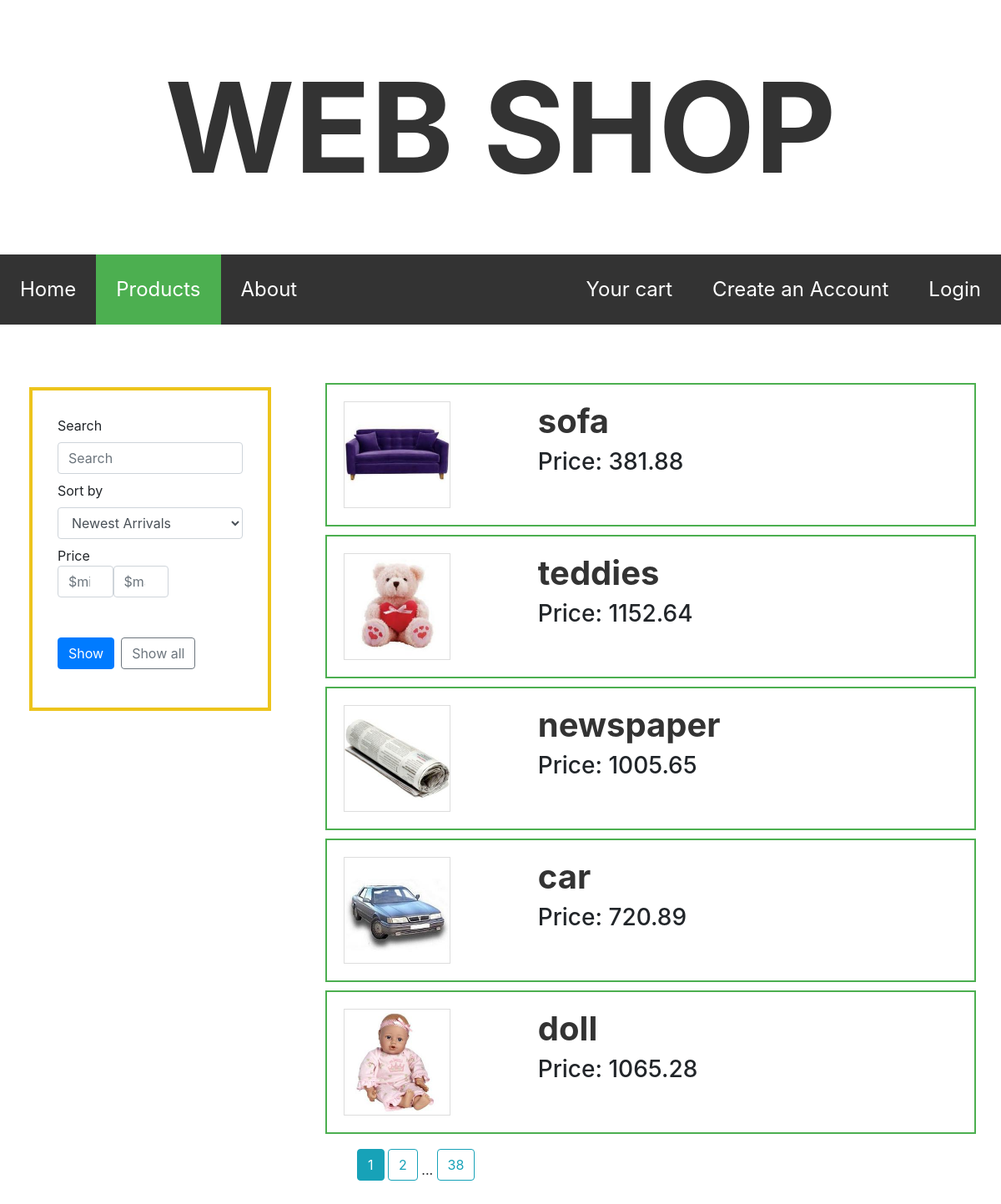
The page /products on the database as committed earlier.
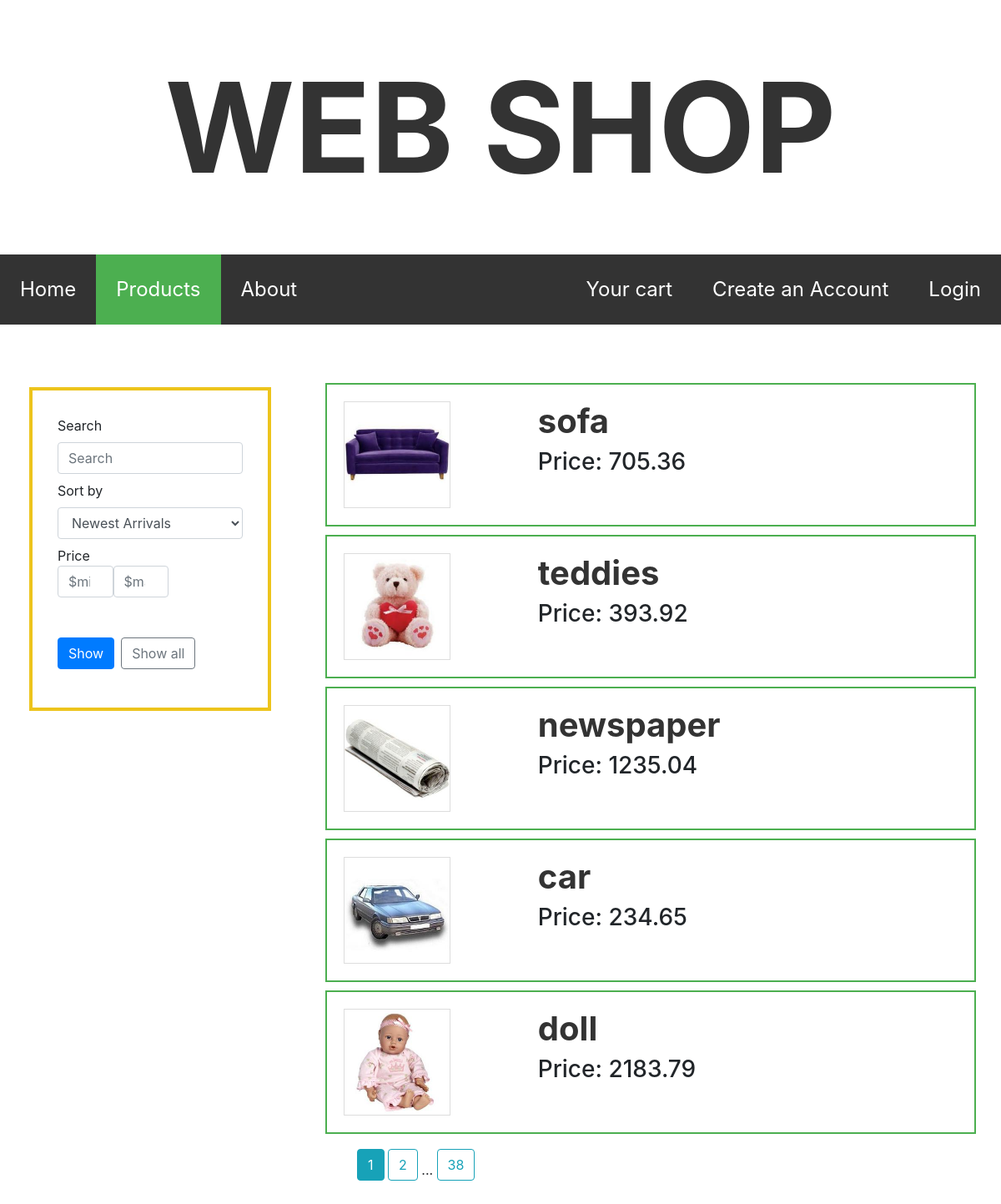
The same page on the database as committed later.
### web_shop/models.py (models this page shows, shortened)
class Product(db.Model):
    id = db.Column(db.Integer(), primary_key=True)
    name = db.Column(db.String(80), nullable=False, unique=True)
    price = db.Column(db.Integer(), nullable=False)  # in cents
    description = db.Column(db.Text(), default='XDDDD', nullable=False)
    date_added = db.Column(db.DateTime(), nullable=False, default=datetime.utcnow)
    image = db.Column(db.String(), nullable=False, default='pokemon.jpg')

### web_shop/routes.py (the view)
@app.route('/products', methods=['POST', 'GET'])
def products():
    form = FilterForm()
    if form.validate_on_submit():  # redirect with filter arguments
        if form.show_all.data:
            return redirect(url_for('products'))
        return redirect(url_for('products', search=form.search.data, sort=form.sort.data,
                                min=form.min_price.data, max=form.max_price.data))
    min = request.args.get('min')
    if min:
        min_price = Decimal(min) * 100
    else:
        min_price = 0
    max = request.args.get('max')
    if max:
        max_price = Decimal(max) * 100
    else:
        max_price = float('inf')
    search = request.args.get('search') or ''
    sort = request.args.get('sort') or 'Newest Arrivals'
    products = Product.query.filter(Product.name.like(f"%{search}%"))
    products = products.filter(Product.price >= min_price, Product.price <= max_price)
    if sort == 'A-Z':
        products = products.order_by(Product.name)
    elif sort == 'Z-A':
        products = products.order_by(Product.name.desc())
    elif sort == 'price_decreasing':
        products = products.order_by(Product.price.desc())
    elif sort == 'price-increasing':
        products = products.order_by(Product.price)
    elif sort == 'Newest Arrivals':
        products = products.order_by(Product.date_added)
    page = request.args.get('page', 1, type=int)  # if only had i known this earlier
    products = products.paginate(per_page=5, page=page)
    form.search.data = request.args.get('search')
    form.sort.data = sort
    if min:
        form.min_price.data = Decimal(min)
    else:
        form.min_price.data = None
    if max:
        form.max_price.data = Decimal(max)
    else:
        form.max_price.data = None
    args = {'search': search, 'sort': sort, 'min': min, 'max': max}
    return render_template('products.html', title='Products', active='products', products=products,
                           form=form, page=page, args=args, cart=session.get('cart'), Product=Product, show_modal=False)

### web_shop/forms.py
class FilterForm(FlaskForm):
    search = StringField(label='Search', default='')
    sort = SelectField(label='Sort by', default='Newest Arrivals',
                       choices=[('A-Z', 'A-Z'), ('Z-A', 'Z-A'), ('price_decreasing', 'Price: High to Low'),
                                ('price-increasing', 'Price: Low to high'), ('Newest Arrivals', 'Newest Arrivals')])
    min_price = DecimalField(label="Min price", validators=[Optional()])
    max_price = DecimalField(label="Max price", validators=[Optional()])
    submit = SubmitField(label='Show')
    show_all = SubmitField(label='Show all')

### web_shop/templates/products.html (shortened to what this page needs)
{% extends "layout.html" %}
{% block content %}
<div class="left-content">
    <form method="POST">
        <fieldset class="filter-border">
            <div class="form-group mb-2" style="width:100%">
                {{ form.search.label(class="form-control-label") }}
                {{ form.search(class="form-control", placeholder="Search") }}
            </div>
            <div class="form-group mb-2">
                {{ form.sort.label(class="form-control-label") }}
                {{ form.sort(class="form-control") }}
            </div>
            <div class="form-group mb-2">
                <span>Price</span>
                <div class="d-flex">
                    <div style="width:30%">
                        {{ form.min_price(class="form-control", placeholder="$min") }}
                    </div>
                    <div style="width:30%">
                        {{ form.max_price(class="form-control", placeholder="$max") }}
                    </div>
                </div>
            </div>
            <div class="form-group d-flex mt-5">
                {{ form.submit(class="btn btn-primary mr-1") }}
                {{ form.show_all(class="btn btn-outline-secondary ml-1") }}
            </div>
        </fieldset>
    </form>
</div>
<div class="main-content">
    {% for product in products.items %}
        <fieldset class="product-border">
            <div class="left-content" style="padding:10;">
                <img class="product-image" src="{{ url_for('static', filename='pictures/' +product.image) }}">
            </div>
            <div class="main-content" style="padding:10;">
                <h1><a class="product-title" href="{{ url_for('this_product', product_id=product.id) }}">{{ product.name }}</a></h1>
                <h3>Price: {{ "{:.2f}".format(product.price / 100) }}</h3>
            </div>
        </fieldset>
    {% endfor %}
    <footer class="ml-5">
        {% for page_num in products.iter_pages(left_edge=2, left_current=1, right_current=2, right_edge=1) %}
            {% if page_num %}
                {% if page_num == page %}
                    <a class="btn btn-info mb-4 mt-2" href="">{{ page_num }}</a>
                {% else %}
                    <a class="btn btn-outline-info mb-4 mt-2" href="{{ url_for('products', page=page_num, **args) }}">{{ page_num }}</a>
                {% endif %}
            {% else %}
                <span class="mt-5 mb-4">...</span>
            {% endif %}
        {% endfor %}
    </footer>
</div>
{% endblock content %}

### web_shop/templates/layout.html (shortened to what this page needs)
<!DOCTYPE html>
<html lang="en">
<head>
    <link rel="stylesheet" href="https://stackpath.bootstrapcdn.com/bootstrap/4.3.1/css/bootstrap.min.css">
</head>
<body>
    <header style="margin-bottom: 40px">
        <a class='bigtitle-link' href="{{ url_for('home') }}"><div class="bigtitle">WEB SHOP</div></a>
        <nav class="navbar-main">
            <ul class="main-nav">
                <li class="main-nav"><a class="main-nav {{ 'active' if active == 'home' }}" href="{{ url_for('home') }}">Home</a></li>
                <li class="main-nav"><a class="main-nav {{ 'active' if active == 'products' }}" href="{{ url_for('products') }}">Products</a></li>
                <li class="main-nav"><a class="main-nav {{ 'active' if active == 'about' }}" href="{{ url_for('about') }}">About</a></li>
                {% if current_user.is_authenticated %}
                    <li style="float:right"><a class="main-nav" href="{{ url_for('logout') }}">Logout</a></li>
                    <li style="float:right"><a class="main-nav {{ 'active' if active == 'account' }}" href="{{ url_for('account', user_id=current_user.id, active_tab='favourites') }}">Account</a></li>
                {% else %}
                    <li style="float:right"><a class="main-nav {{ 'active' if active == 'login' }}" href="{{ url_for('login') }}">Login</a></li>
                    <li style="float:right"><a class="main-nav {{ 'active' if active == 'register' }}" href="{{ url_for('register') }}">Create an Account</a></li>
                {% endif %}
                <li class='main-nav' style="float:right"><a class='main-nav' data-toggle="modal" data-target="#exampleModal" href="">Your cart</a></li>
            </ul>
        </nav>
    </header>
    {% block content %}
    {% endblock content %}
</body>
</html>

### web_shop/static/main.css (style rules this page uses)
a { text-decoration: none; }
.left-content { float: left; padding: 20px; width: 30%; }
.product-image { border: 1px solid #ddd; width: 8em; height: 8em; }
.main-content { float: left; width: 70%; padding: 20px; }
* { box-sizing: border-box; }
.product-border { display: block; border:2px solid #4CAF50; margin: 10px; }
.filter-border { display: block; border:4px solid #EDC41C; margin: 15px; padding: 30px; }
a.product-title { font-weight: bold; color: #333; text-decoration: none; }
.bigtitle { color: #333; text-align: center; font-size: 150px; margin-top: 40px; margin-bottom: 40px; margin-right: 40px; margin-left: 40px; font-weight: bold; text-decoration: none; }
ul.main-nav { list-style-type: none; margin: 0; padding: 0; overflow: hidden; background-color: #333; }
li.main-nav { float: left; }
li a.main-nav { display: block; color: white; font-size: 24px; text-align: center; padding: 1em 1em; text-decoration: none; }
.active { background-color: #4CAF50; }

Rows that differ between the two databases and show on the page:
changed Product "sofa": product.price/100 "381.88" → "705.36"
changed Product "teddies": product.price/100 "1152.64" → "393.92"
changed Product "newspaper": product.price/100 "1005.65" → "1235.04"
changed Product "car": product.price/100 "720.89" → "234.65"
changed Product "doll": product.price/100 "1065.28" → "2183.79"
